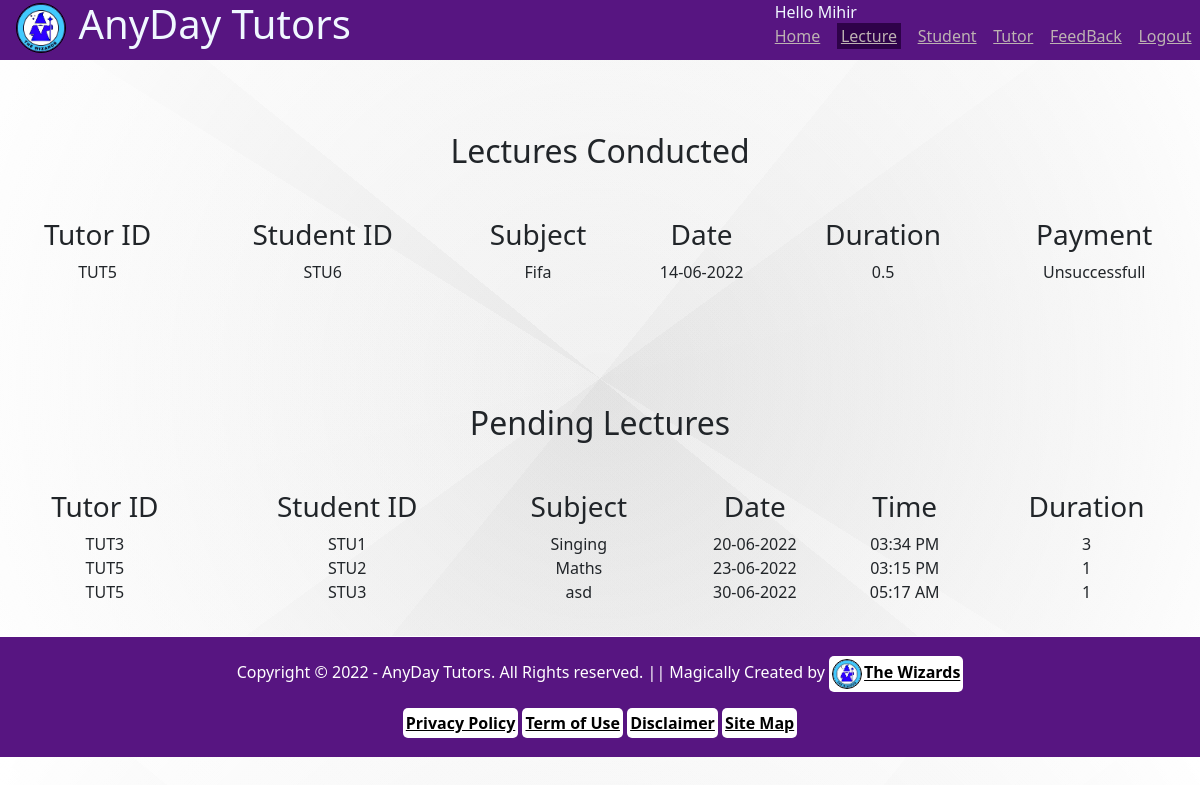
Before: /admin/lectureTakenDisplay.php (signed in) with the older database file.
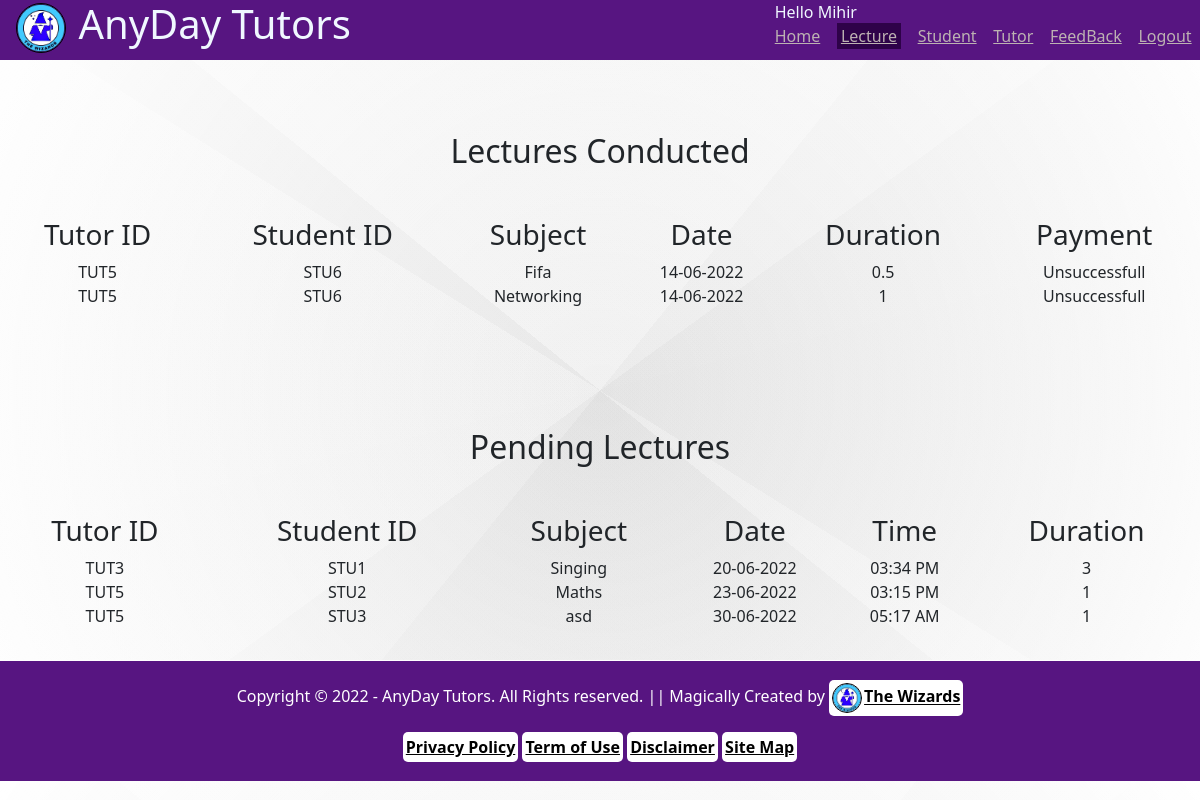
After: the same page with the newer database file.
### tables this page shows
CREATE TABLE `lecture_entry` (
  `lec_id` int(11) NOT NULL,
  `tutor_id` int(11) NOT NULL,
  `stu_id` int(11) NOT NULL,
  `subject` varchar(30) NOT NULL,
  `sdate` date NOT NULL,
  `stime` time NOT NULL,
  `etime` time NOT NULL DEFAULT '07:27:00',
  `duration` float NOT NULL,
  `conducted` tinyint(1) NOT NULL DEFAULT '0',
  `payment` tinyint(4) NOT NULL DEFAULT '0',
  `submitted` tinyint(1) NOT NULL DEFAULT '0'
);

### admin/lectureTakenDisplay.php (the view, shortened to what this page needs)
<?php
    include 'header.php';
    $curr_date = date("Y-m-d");
    $curr_time = date("H:m:s");
?>
<br>
<br>
<div>
    <h2>Lectures Conducted</h2><br>
    <table style="width:100%; text-align:center;">
        <thead>
        <?php
            $sqlS = $conn -> prepare("SELECT * FROM lecture_entry WHERE sdate <= '$curr_date' AND conducted = 1 and submitted = 1 ORDER BY sdate");
            $sqlS -> execute();
            $result1 = $sqlS -> get_result();
            if(mysqli_num_rows($result1) > 0){
        ?>
        <th><h3>Tutor ID</h3></th>
        <th><h3>Student ID</h3></th>
        <th><h3>Subject</h3></th>
        <th><h3>Date</h3></th>
        <th><h3>Duration</h3></th>
        <th><h3>Payment</h3></th>
        </thead>
        <tbody>
            <?php
                while($row1 = $result1 -> fetch_assoc()){
            ?>
            <tr>
                <td><?php echo "TUT" . $row1['tutor_id']; ?> </td>
                <td><?php echo "STU" . $row1['stu_id']; ?> </td>
                <td><?php echo $row1['subject']; ?> </td>
                <td><?php echo date("d-m-Y", strtotime($row1['sdate'])); ?> </td>
                <td><?php echo $row1['duration']; ?> </td>
                <td>
                    <?php
                        if($row1['payment'] == false){
                            echo "Unsuccessfull";
                        }else{
                            echo "Successfull";
                        }
                    ?>
                </td>
            </tr>
            <?php
            }
            }else{
                echo "<h4>No Records Found.</h4>";
            }
            ?>
        </tbody>
    </table>
</div>
<br>
<br>
<br>
<br>
<div>
    <h2>Pending Lectures</h2><br>
    <table style="width:100%; text-align:center;">
        <thead>
        <?php
            $sql = $conn -> prepare("SELECT * FROM lecture_entry WHERE conducted = 0 AND sdate >= '$curr_date' AND stime < '$curr_time' ORDER BY sdate");
            $sql -> execute();
            $result2 = $sql -> get_result();
            if(mysqli_num_rows($result2) > 0){
        ?>
        <th><h3>Tutor ID</h3></th>
        <th><h3>Student ID</h3></th>
        <th><h3>Subject</h3></th>
        <th><h3>Date</h3></th>
        <th><h3>Time</h3></th>
        <th><h3>Duration</h3></th>
        </thead>
        <tbody>
            <?php
                while($row2 = $result2 -> fetch_assoc()){
            ?>
            <tr>
                <td><?php echo "TUT" . $row2['tutor_id']; ?> </td>
                <td><?php echo "STU" . $row2['stu_id']; ?> </td>
                <td><?php echo $row2['subject']; ?> </td>
                <td><?php echo date("d-m-Y", strtotime($row2['sdate'])); ?> </td>
                <td><?php echo date('h:i A', strtotime($row2['stime']));?> </td>
                <td><?php echo $row2['duration']; ?> </td>
            </tr>
            <?php
            }
            }else{
                echo "<h4>No Records Found.</h4>";
            }
            ?>
        </tbody>
    </table>
</div>
<?php
    include "../footer.php";
?>

Changed rows visible on the page:
added lecture_entry: tutor "5", stu "6", subject "Networking", sdate "14-06-2022", duration "1", payment "Unsuccessfull", shown under "Payment"
